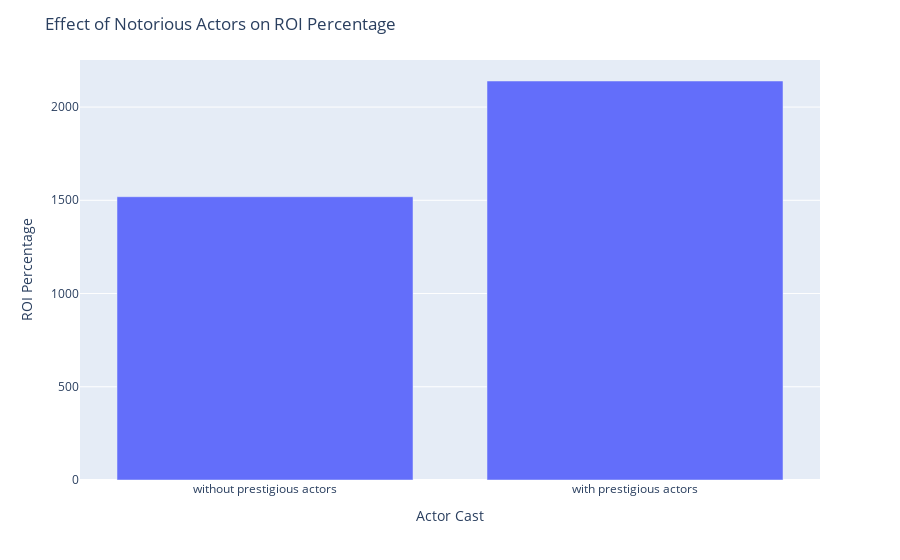

Source (notebook cell):
### Code cell
df=balanced
# Calculate the mean ROI percentage for each group
notorious_mean = df[df.major_awards_prior_movie == 1]['roi'].mean()
non_notorious_mean = df[df.major_awards_prior_movie == 0]['roi'].mean()

# Create a bar chart
fig = px.bar(x=['without prestigious actors','with prestigious actors'], y=[non_notorious_mean, notorious_mean])

fig.update_layout(title='Effect of Notorious Actors on ROI Percentage',
                  xaxis_title='Actor Cast',
                  yaxis_title='ROI Percentage')

fig.show()

### Figure 1 — Plotly figure (JSON) as saved in the notebook; plotly's stock layout.template omitted (floating-point values rounded to 4 significant figures)
{"data": [{"alignmentgroup": "True", "hovertemplate": "x=%{x}<br>y=%{y}<extra></extra>", "legendgroup": "", "marker": {"color": "#636efa", "pattern": {"shape": ""}}, "name": "", "offsetgroup": "", "orientation": "v", "showlegend": false, "textposition": "auto", "type": "bar", "x": ["without prestigious actors", "with prestigious actors"], "xaxis": "x", "y": [1519.0, 2140.0], "yaxis": "y"}], "layout": {"barmode": "relative", "legend": {"tracegroupgap": 0}, "margin": {"t": 60}, "title": {"text": "Effect of Notorious Actors on ROI Percentage"}, "xaxis": {"anchor": "y", "domain": [0, 1], "title": {"text": "Actor Cast"}}, "yaxis": {"anchor": "x", "domain": [0, 1], "title": {"text": "ROI Percentage"}}}}
